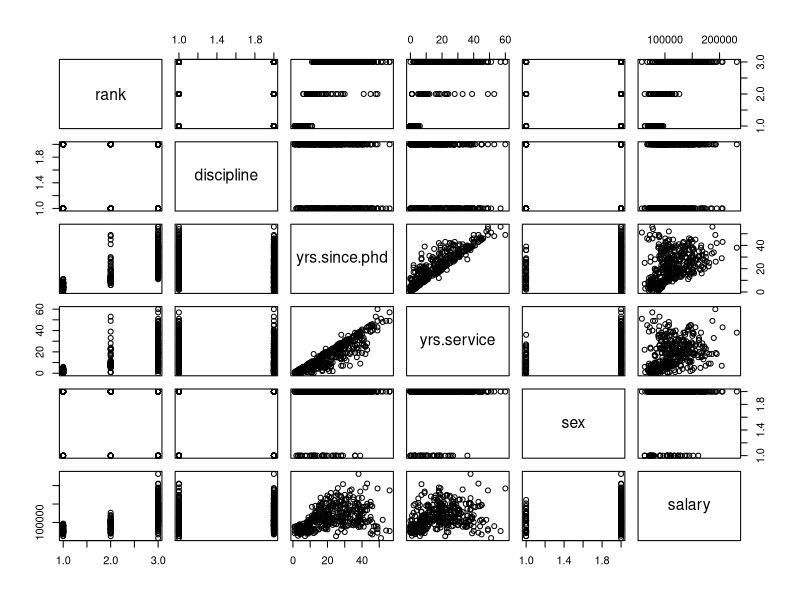
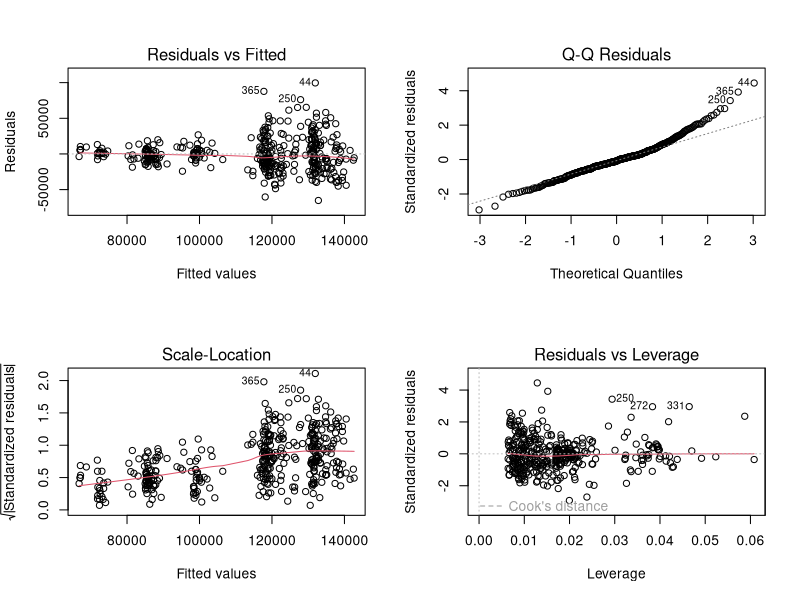
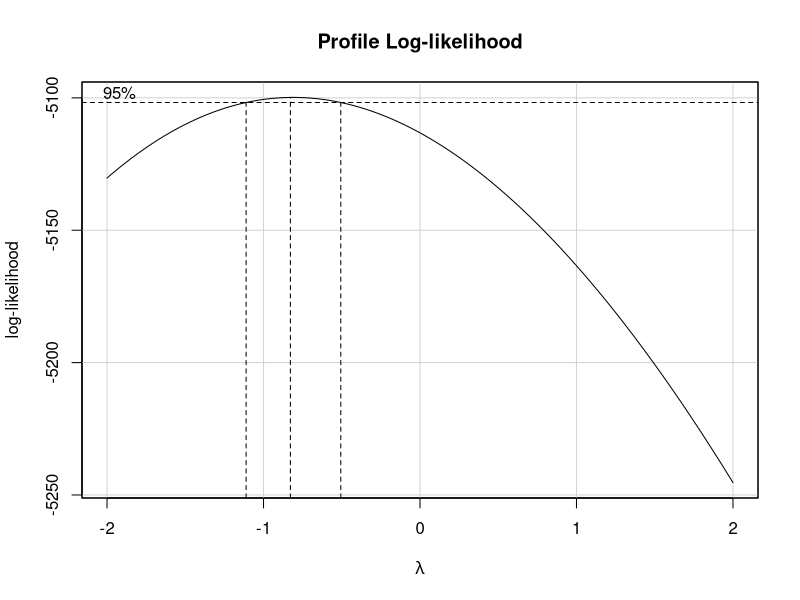
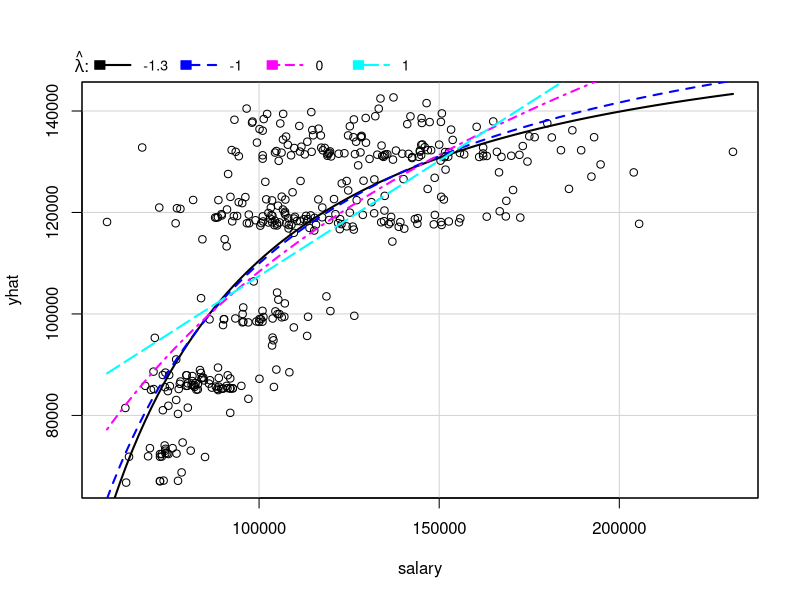
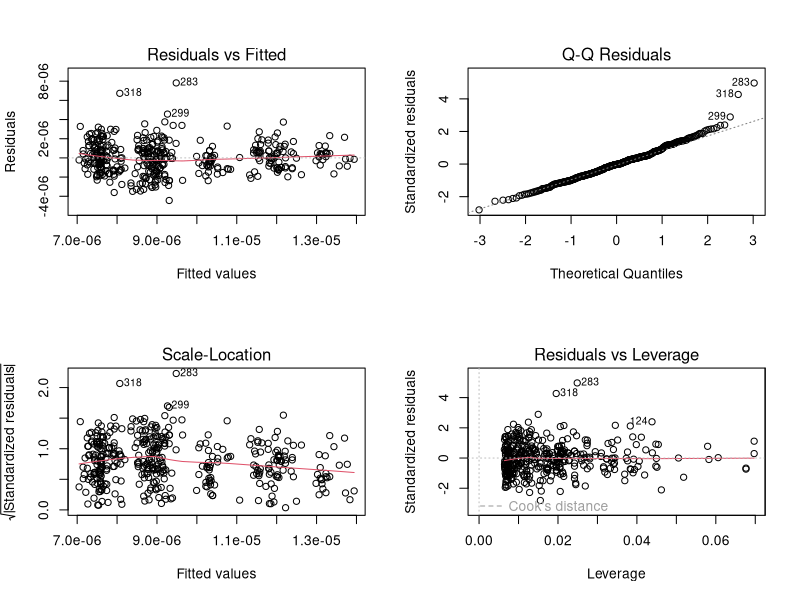
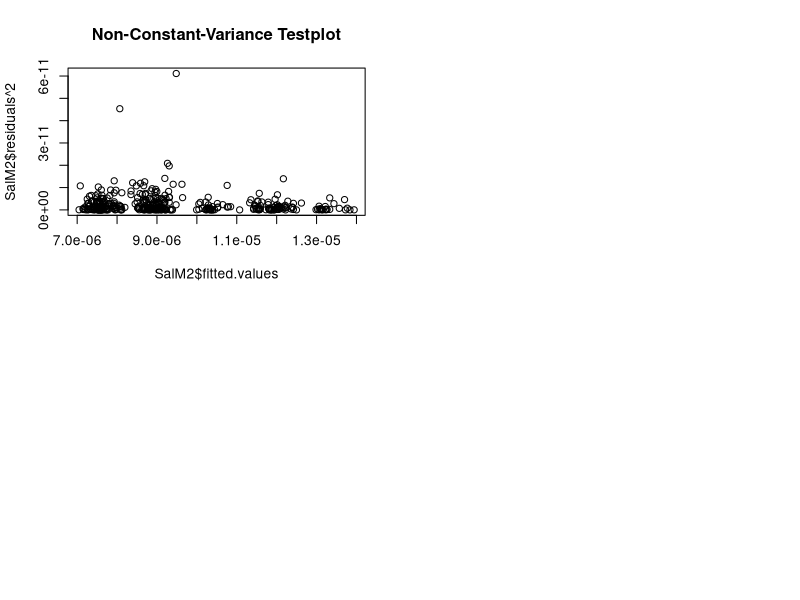

Write R code to recreate these figures, in order. (Note: this script raises an error after producing the figures.)
## ---- chunk 1
knitr::opts_chunk$set(echo = FALSE)
## ---- chunk 2
library(carData)
#help(Salaries)
head(Salaries)
str(Salaries)
plot(Salaries)
## ---- chunk 3
t.test(x=Salaries$salary[Salaries$sex=="Male"],y=Salaries$salary[Salaries$sex=="Female"],alternative = "greater")
## ---- chunk 4
RankTable<-as.data.frame.matrix(table(Salaries$rank,Salaries$sex))
RankTable$FMRatio<-round(RankTable$Female/RankTable$Male,digits = 2)
RankTable

DisTable<-as.data.frame.matrix(table(Salaries$discipline,Salaries$sex))
DisTable$FMRatio<-round(DisTable$Female/DisTable$Male,digits = 2)
DisTable
## ---- chunk 5
t.test(x=Salaries$salary[Salaries$discipline=="B"],y=Salaries$salary[Salaries$discipline=="A"],alternative = "greater") 
## ---- chunk 6
t.test(x=Salaries$yrs.service[Salaries$sex=="Male"],y=Salaries$yrs.service[Salaries$sex=="Female"],alternative = "greater")
## ---- chunk 7
t.test(x=Salaries$yrs.since.phd[Salaries$sex=="Male"],y=Salaries$yrs.since.phd[Salaries$sex=="Female"],alternative = "greater")
## ---- chunk 8
SalM1<-lm(salary~.,data=Salaries) #Model 1, original with all data
summary(Salaries)
summary(SalM1)
par(mfrow=c(2,2))
plot(SalM1)
## ---- chunk 9
library(car)
par(mfrow=c(1,1))
boxCox(SalM1)
invResPlot(SalM1)
## ---- chunk 10
SalM2<-lm(1/salary~rank+discipline+log(yrs.since.phd)+yrs.service+sex,data=Salaries) #Model 2
summary(SalM2)
par(mfrow=c(2,2))
plot(SalM2)
## ---- chunk 11
ncvTest(SalM2)
plot(SalM2$residuals^2 ~ SalM2$fitted.values, main='Non-Constant-Variance Testplot')
## ---- chunk 12
step(SalM2,direction = "backward")
step(SalM2,scope = list(lower=~1,upper=1/salary~rank+discipline+log(yrs.since.phd)+yrs.service+sex,data=Salaries),direction = "forward")
step(SalM2,scope = list(lower=~1,upper=1/salary~rank+discipline+log(yrs.since.phd)+yrs.service+sex,data=Salaries))
## ---- chunk 13
SalM4<- lm(1/salary~sex+rank+discipline+log(yrs.since.phd)+yrs.service +rank*sex +rank*yrs.service +rank*discipline+sex*discipline, data= Salaries) #Model 4
step(SalM4, direction = "backward")
## ---- chunk 14
SalM3<- lm(1/salary~sex+rank+discipline+yrs.service, data= Salaries)
AIC(SalM2,SalM3)
## ---- chunk 15
SalM5<- lm(1/salary~rank+discipline+log(yrs.since.phd)+yrs.service, data= Salaries)
AIC(SalM2,SalM5)
## ---- chunk 16
library(foreach)
set.seed(2020)
##creating a random selection of the observation numbers
Samp=sample(1:dim(Salaries)[1],dim(Salaries),replace=FALSE)
id=rep(5, dim(Salaries)[1])
id[Samp[1:99]]=1
id[Samp[100:198]]=2
id[Samp[199:297]]=3
id[Samp[298:396]]=4
  
Rssm1=0
Rssm2=0
k=foreach(i=1:5)%do%
  {
    sets=which(id==i)
      # remove set
      Mod1<- lm(1/salary~rank+discipline+log(yrs.since.phd)+yrs.service+sex, data= Salaries[-sets,])
      Mod2<- lm(1/salary~rank+discipline+log(yrs.since.phd)+yrs.service,data=Salaries[-sets,])
      # predict the removed-set with each model
      pm1<- predict(Mod1, newdata=Salaries[sets,])
      pm2<- predict(Mod2, newdata=Salaries[sets,])
      # How bad is my model  / RSS
      Rssm1=Rssm1+sum((log(Salaries$salary[sets])-pm1)^2)
      Rssm2=Rssm2+sum((log(Salaries$salary[sets])-pm2)^2)
      li=list(Rssm1=Rssm1,Rssm2=Rssm2)
      return(li)
  }
  # add rssm values together
  sum(sapply(k,function(d){d$Rssm1}))
  sum(sapply(k,function(d){d$Rssm2}))
  
## ---- chunk 17
anova(SalM5,SalM2)
## ---- chunk 18
library(effects)
par(mfrow=c(2,2))
plot(SalM5)
summary(SalM5)
plot(allEffects(SalM5))
## ---- chunk 19
attach(Salaries)
newEmployee= data.frame(sex="Male", rank="AsstProf", discipline="A", yrs.service=1, yrs.since.phd=4)

predictPI<- predict(SalM5, newEmployee, interval="prediction", level=0.95)
predictPI<-1/predictPI
CIPred<- predict(SalM5, newEmployee, interval="confidence", level=0.95)
CIPred<-1/CIPred
rbind(predictPI,CIPred)
## ---- chunk 20
attach(Salaries)
EmpMale= data.frame(sex="Male", rank="AsstProf", discipline="A", yrs.service=1, yrs.since.phd=4)
EmpFem=data.frame(sex="Female", rank="AsstProf", discipline="A", yrs.service=1, yrs.since.phd=4)

PIM<- predict(SalM2, EmpMale, interval="prediction", level=0.95)
PIM<-1/PIM
CIM<- predict(SalM2, EmpMale, interval="confidence", level=0.95)
CIM<-1/CIM
rbind(PIM,CIM)

PIF<- predict(SalM2, EmpFem, interval="prediction", level=0.95)
PIF<-1/PIF
CIF<- predict(SalM2, EmpFem, interval="confidence", level=0.95)
CIF<-1/CIF
rbind(PIF,CIF)

PIM[1]-PIF[1] #Male Prediction - Female Prediction
